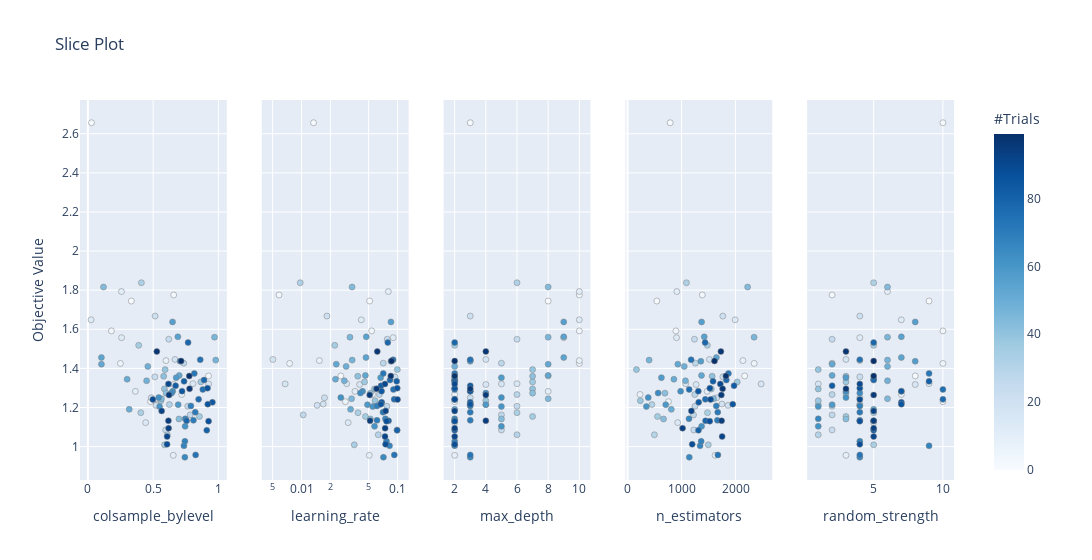

Notebook code cell kept with this figure:
### Code cell
optuna.visualization.plot_slice(study, params=['colsample_bylevel','max_depth', 'learning_rate' ,'random_strength', 'n_estimators'])
